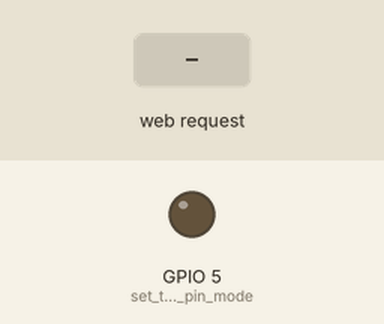
Recording of a sketch running on a simulated ESP32. Parts: output pins drawn as LEDs (lit = HIGH). Dashed ring = blinking. The inputs (shaded band) are chosen by the test bench. WiFi joins after 1.5 s; servers stay silent unless stated; what the sketch prints to the serial monitor is not drawn.

Above: at 2.7 s.
2.8 s: HTTP request GET /H received
At 3.1 s:
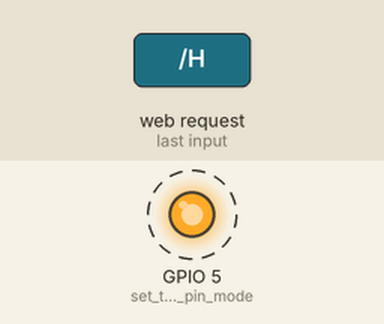
5.8 s: HTTP request GET /L received
At 6.4 s:
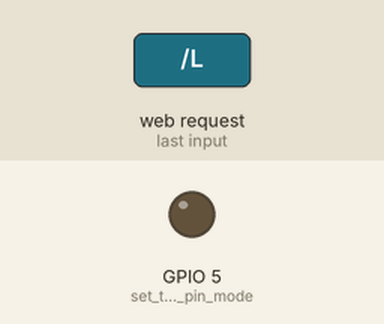
Timing chart, 0 to 8.8 s (numbered marks = the images above; inputs shaded):
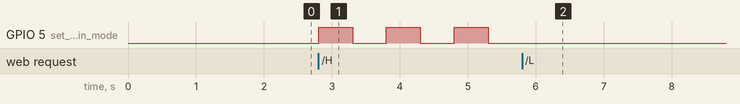

The sketch:

Example_project__wifi_with_blinking_led_controlled_from_pc.ino
```cpp
//WIFI/Blink Code
#include <WiFi.h>

const char* ssid     = "SSID";
const char* password = "PASSWORD";

WiFiServer server(80);

void setup()
{
    Serial.begin(115200);
    pinMode(5, OUTPUT);      // set the LED pin mode

    delay(10);

    // We start by connecting to a WiFi network

    Serial.println();
    Serial.println();
    Serial.print("Connecting to ");
    Serial.println(ssid);

    WiFi.begin(ssid, password);

    while (WiFi.status() != WL_CONNECTED) {
        delay(500);
        Serial.print(".");
    }

    Serial.println("");
    Serial.println("WiFi connected.");
    Serial.println("IP address: ");
    Serial.println(WiFi.localIP());

    server.begin();

}

int value = 0;
int blinking = 0;


void loop(){
  //Serial.println("CHECK1234.");

  //BLINKING EQUALS 1 MODIFIED STATE
  if (blinking == 1){
     digitalWrite(5, HIGH);
    delay(500);
    digitalWrite(5, LOW);
    delay(500);
 WiFiClient client = server.available();   // listen for incoming clients
    if (client) {                             // if you get a client,
    Serial.println("New Client.");           // print a message out the serial port
    String currentLine = "";                // make a String to hold incoming data from the client
    while (client.connected()) {            // loop while the client's connected
      if (client.available()) {             // if there's bytes to read from the client,
        char c = client.read();             // read a byte, then
        Serial.write(c);                    // print it out the serial monitor
        if (c == '\n') {                    // if the byte is a newline character

          // if the current line is blank, you got two newline characters in a row.
          // that's the end of the client HTTP request, so send a response:
          if (currentLine.length() == 0) {
            // HTTP headers always start with a response code (e.g. HTTP/1.1 200 OK)
            // and a content-type so the client knows what's coming, then a blank line:
            client.println("HTTP/1.1 200 OK");
            client.println("Content-type:text/html");
            client.println();

            // the content of the HTTP response follows the header:
            client.print("Click <a href=\"/H\">here</a> to enable blinking LED on pin 5.<br>");
            client.print("Click <a href=\"/L\">here</a> to turn the LED on pin 5 off.<br>");

            // The HTTP response ends with another blank line:
            client.println();
            // break out of the while loop:
            break;
          } else {    // if you got a newline, then clear currentLine:
            currentLine = "";
          }
        } else if (c != '\r') {  // if you got anything else but a carriage return character,
          currentLine += c;      // add it to the end of the currentLine
        }
        // Check to see if the client request was "GET /H" or "GET /L":
        if (currentLine.endsWith("GET /H")) {
//          digitalWrite(5, HIGH);               // GET /H turns the LED on
blinking = 1;
// digitalWrite(5, HIGH);
//    delay(500);
//    digitalWrite(5, LOW);
//    delay(500);
        }
        if (currentLine.endsWith("GET /L")) {
          digitalWrite(5, LOW);                // GET /L turns the LED off
          blinking = 0;
        }
      }
    }
    // close the connection:
    client.stop();
    Serial.println("Client Disconnected.");
  }
  }


//BLINKING EQUALS 0 DEFAULT STATE
  if (blinking == 0){
 WiFiClient client = server.available();   // listen for incoming clients
    if (client) {                             // if you get a client,
    Serial.println("New Client.");           // print a message out the serial port
    String currentLine = "";                // make a String to hold incoming data from the client
    while (client.connected()) {            // loop while the client's connected
      if (client.available()) {             // if there's bytes to read from the client,
        char c = client.read();             // read a byte, then
        Serial.write(c);                    // print it out the serial monitor
        if (c == '\n') {                    // if the byte is a newline character

          // if the current line is blank, you got two newline characters in a row.
          // that's the end of the client HTTP request, so send a response:
          if (currentLine.length() == 0) {
            // HTTP headers always start with a response code (e.g. HTTP/1.1 200 OK)
            // and a content-type so the client knows what's coming, then a blank line:
            client.println("HTTP/1.1 200 OK");
            client.println("Content-type:text/html");
            client.println();

            // the content of the HTTP response follows the header:
            client.print("Click <a href=\"/H\">here</a> to enable blinking LED on pin 5.<br>");
            client.print("Click <a href=\"/L\">here</a> to turn the LED on pin 5 off.<br>");

            // The HTTP response ends with another blank line:
            client.println();
            // break out of the while loop:
            break;
          } else {    // if you got a newline, then clear currentLine:
            currentLine = "";
          }
        } else if (c != '\r') {  // if you got anything else but a carriage return character,
          currentLine += c;      // add it to the end of the currentLine
        }
        // Check to see if the client request was "GET /H" or "GET /L":
        if (currentLine.endsWith("GET /H")) {
//          digitalWrite(5, HIGH);               // GET /H turns the LED on
blinking = 1;
// digitalWrite(5, HIGH);
//    delay(500);
//    digitalWrite(5, LOW);
//    delay(500);
        }
        if (currentLine.endsWith("GET /L")) {
          digitalWrite(5, LOW);                // GET /L turns the LED off
          blinking = 0;
        }
      }
    }
    // close the connection:
    client.stop();
    Serial.println("Client Disconnected.");
  }
  }

  }
```

Measured:
- after the input at 2.8 s, GPIO 5 (set_the_LED_pin_mode): alternates HIGH for 0.50 s and LOW for 0.50 s, starting at once
- after the input at 5.8 s, GPIO 5 (set_the_LED_pin_mode): stops changing and stays LOW
